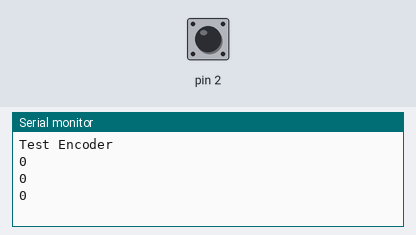
Bench run of a sketch on a simulated Arduino Uno, built with avr-gcc and run on an emulated ATmega328P. On the bench: the last lines printed to the serial monitor. The test bench sets the inputs (shaded band); at power-on: pin 2 HIGH.

Above: at 1.2 s.
1.3 s: pin 2 pulled LOW for 0.15 s
At 1.9 s:
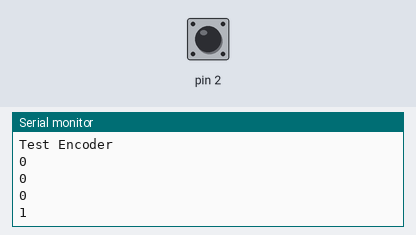
2.9 s: pin 2 pulled LOW for 1 s
At 4.4 s:
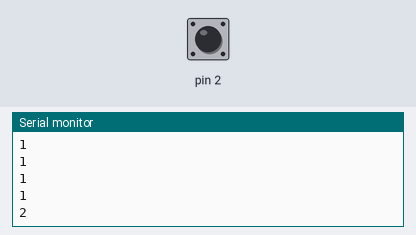
5.4 s: pin 2 pulled LOW for 0.15 s
At 6.4 s:
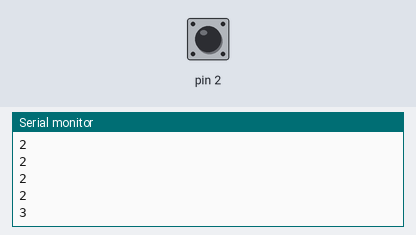
Timing chart, 0 to 8.4 s (numbered marks = the images above; inputs shaded):
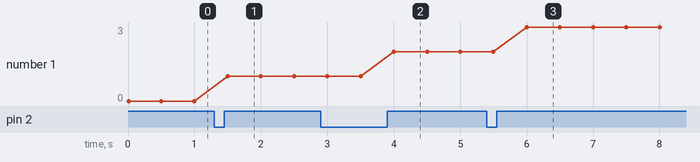

The sketch:

Ex2.ino
```cpp
int a = 0;

void setup()
{
    pinMode(2, INPUT_PULLUP);
    Serial.begin(9600);
    Serial.println("Test Encoder");
    attachInterrupt(digitalPinToInterrupt(2),
                   alpha, RISING);
}
void loop()
{
  Serial.println(a);
  delay(500);
}

void alpha()
{
  a++;
}
```

Measured:
- after the input at 1.3 s, the serial monitor: prints a new line after 0.20 s (image 1)
- after the input at 2.9 s, the serial monitor: prints a new line after 1.1 s (image 2)
- after the input at 5.4 s, the serial monitor: prints a new line after 0.60 s (image 3)
- plotted number 1: 0 → 1 after the input at 1.3 s, 1 → 2 after the input at 2.9 s, 2 → 3 after the input at 5.4 s
